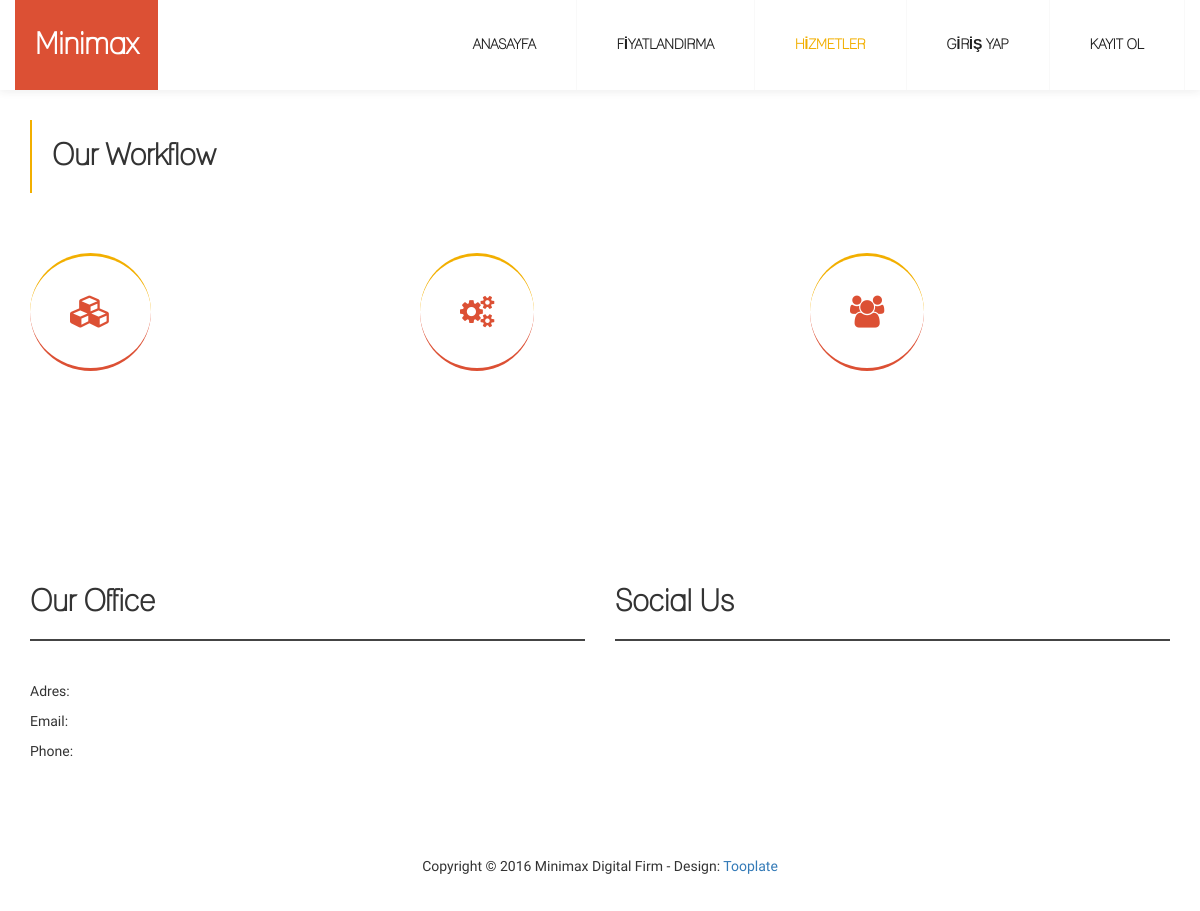
/services/, run on an earlier commit of the app's database.
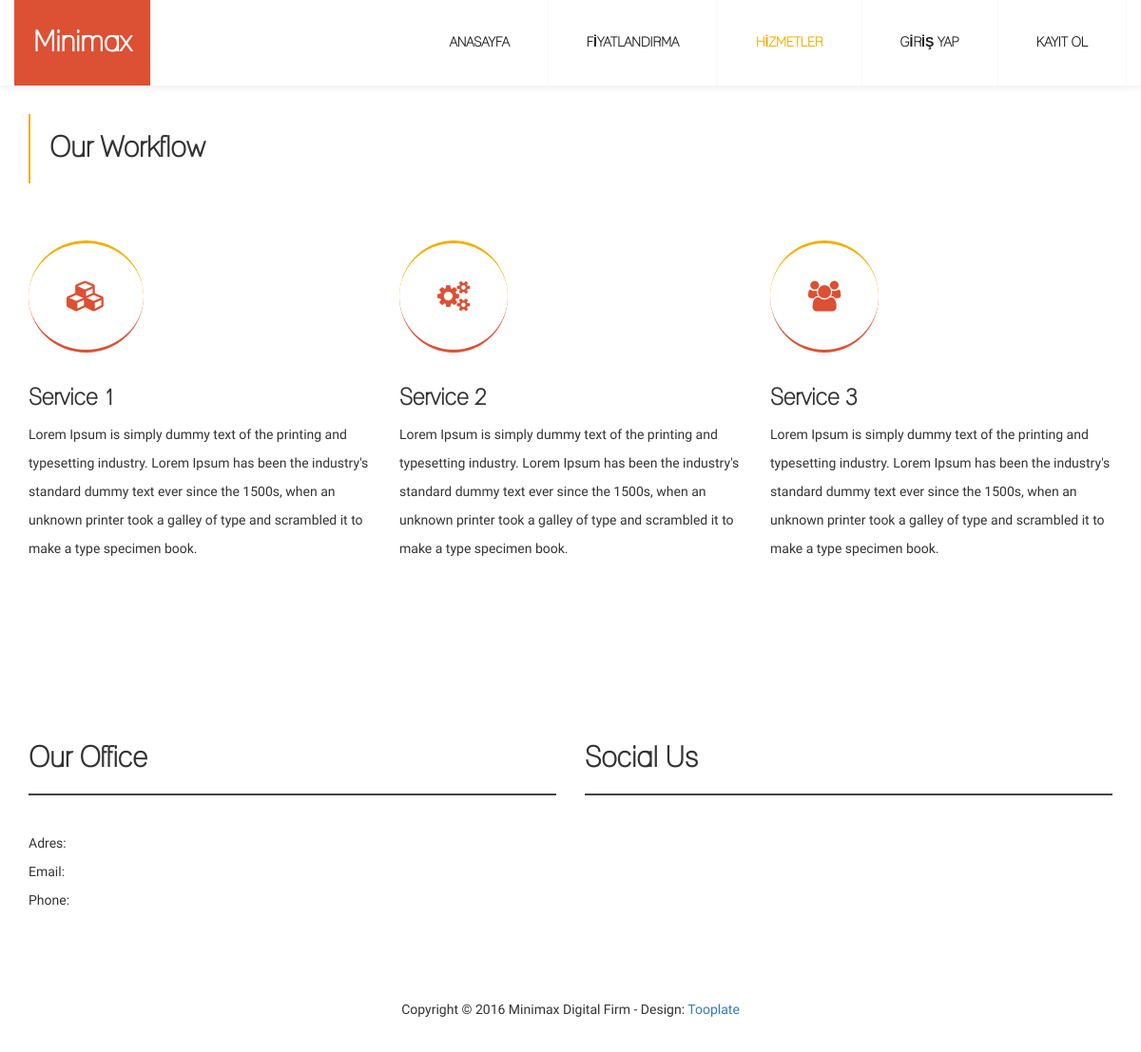
And on a later commit of the database.
### home/models.py (models this page shows, shortened)
class Services(models.Model):
    name = models.CharField(max_length=50, default="Services")
    title1 = models.CharField(max_length=50)
    content1 = models.TextField()
    title2 = models.CharField(max_length=50)
    content2 = models.TextField()
    title3 = models.CharField(max_length=50)
    content3 = models.TextField()

### home/views.py (the view)
# urls.py: path('services/', views.services, name='services'),
def services(request):
    service = Services.objects.first()
    return render(request, 'services.html', {'service': service})

### qr/context_processors.py (called while the page is built)
def site_info(request):
    return {
        'NUMBER': config.NUMBER,
        'EMAIL': config.EMAIL,
        'FACEBOOK': config.FACEBOOK,
        'TWITTER': config.TWITTER,
        'ADDRESS': config.ADDRESS,
        'INSTAGRAM': config.INSTAGRAM,
        'SITENAME': config.SITENAME,
        'CONTEXT': config.CONTEXT,
        'SLOGAN': config.SLOGAN,
    }

### home/templates/services.html
{% extends 'layout.html' %}
{% load static %}
{% block content %}
<div id="service">
	<div class="container">
		<div class="row">
			<div class="col-md-12 col-sm-12">
				<h2>Our Workflow</h2>
			</div>
			<div class="col-md-4 col-sm-4">
				<i class="fa fa-cubes"></i>
				<h3>{{ service.title1 }}</h3>
				<p>{{ service.content1 }}</p>
			</div>
			<div class="col-md-4 col-sm-4">
				<i class="fa fa-cogs"></i>
				<h3>{{ service.title2 }}</h3>
				<p>{{ service.content2 }}</p>
			</div>
			<div class="col-md-4 col-sm-4">
				<i class="fa fa-group"></i>
				<h3>{{ service.title3 }}</h3>
				<p>{{ service.content3 }}</p>
			</div>
		</div>
	</div>
</div>
{% endblock %}

What changed in the data, as far as the page shows it:
added Services: title1 "Service 1", content1 "Lorem Ipsum is simply dummy text of the printing and typesetting industry. Lorem Ipsum has been the industry's standard dummy text ever since the 1500s, when an unknown printer took a galley of type and scrambled it to make a type specimen book.", title2 "Service 2", content2 "Lorem Ipsum is simply dummy text of the printing and typesetting industry. Lorem Ipsum has been the industry's standard dummy text ever since the 1500s, when an unknown printer took a galley of type and scrambled it to make a type specimen book.", title3 "Service 3", content3 "Lorem Ipsum is simply dummy text of the printing and typesetting industry. Lorem Ipsum has been the industry's standard dummy text ever since the 1500s, when an unknown printer took a galley of type and scrambled it to make a type specimen book."
